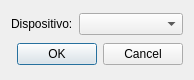
<?xml version="1.0" encoding="UTF-8"?>
<ui version="4.0">
 <class>Dispositivos</class>
 <widget class="QDialog" name="Dispositivos">
  <property name="windowModality">
   <enum>Qt::NonModal</enum>
  </property>
  <property name="geometry">
   <rect>
    <x>0</x>
    <y>0</y>
    <width>194</width>
    <height>80</height>
   </rect>
  </property>
  <property name="sizePolicy">
   <sizepolicy hsizetype="Fixed" vsizetype="Fixed">
    <horstretch>0</horstretch>
    <verstretch>0</verstretch>
   </sizepolicy>
  </property>
  <property name="maximumSize">
   <size>
    <width>194</width>
    <height>80</height>
   </size>
  </property>
  <property name="windowTitle">
   <string>Dispositivos</string>
  </property>
  <layout class="QVBoxLayout" name="verticalLayout">
   <item>
    <layout class="QHBoxLayout" name="horizontalLayout">
     <item>
      <widget class="QLabel" name="label">
       <property name="sizePolicy">
        <sizepolicy hsizetype="Maximum" vsizetype="Maximum">
         <horstretch>0</horstretch>
         <verstretch>0</verstretch>
        </sizepolicy>
       </property>
       <property name="text">
        <string>Dispositivo:</string>
       </property>
      </widget>
     </item>
     <item>
      <widget class="QComboBox" name="comboBox">
       <property name="currentText">
        <string/>
       </property>
      </widget>
     </item>
    </layout>
   </item>
   <item>
    <widget class="QDialogButtonBox" name="buttonBox">
     <property name="orientation">
      <enum>Qt::Horizontal</enum>
     </property>
     <property name="standardButtons">
      <set>QDialogButtonBox::Cancel|QDialogButtonBox::Ok</set>
     </property>
    </widget>
   </item>
  </layout>
 </widget>
 <resources/>
 <connections>
  <connection>
   <sender>buttonBox</sender>
   <signal>accepted()</signal>
   <receiver>Dispositivos</receiver>
   <slot>accept()</slot>
   <hints>
    <hint type="sourcelabel">
     <x>248</x>
     <y>254</y>
    </hint>
    <hint type="destinationlabel">
     <x>157</x>
     <y>274</y>
    </hint>
   </hints>
  </connection>
  <connection>
   <sender>buttonBox</sender>
   <signal>rejected()</signal>
   <receiver>Dispositivos</receiver>
   <slot>reject()</slot>
   <hints>
    <hint type="sourcelabel">
     <x>316</x>
     <y>260</y>
    </hint>
    <hint type="destinationlabel">
     <x>286</x>
     <y>274</y>
    </hint>
   </hints>
  </connection>
 </connections>
</ui>
